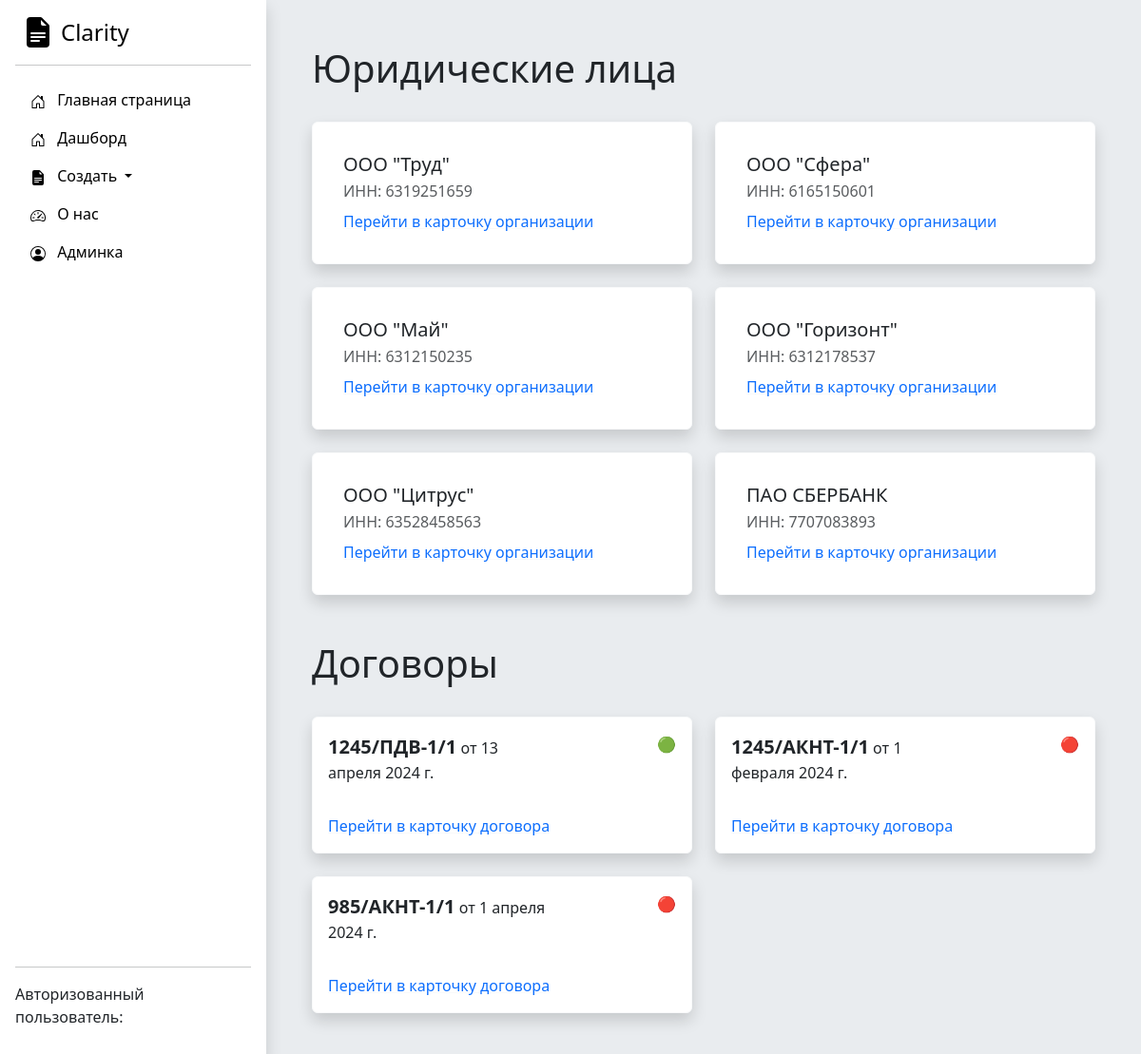
The app's page /, older data.
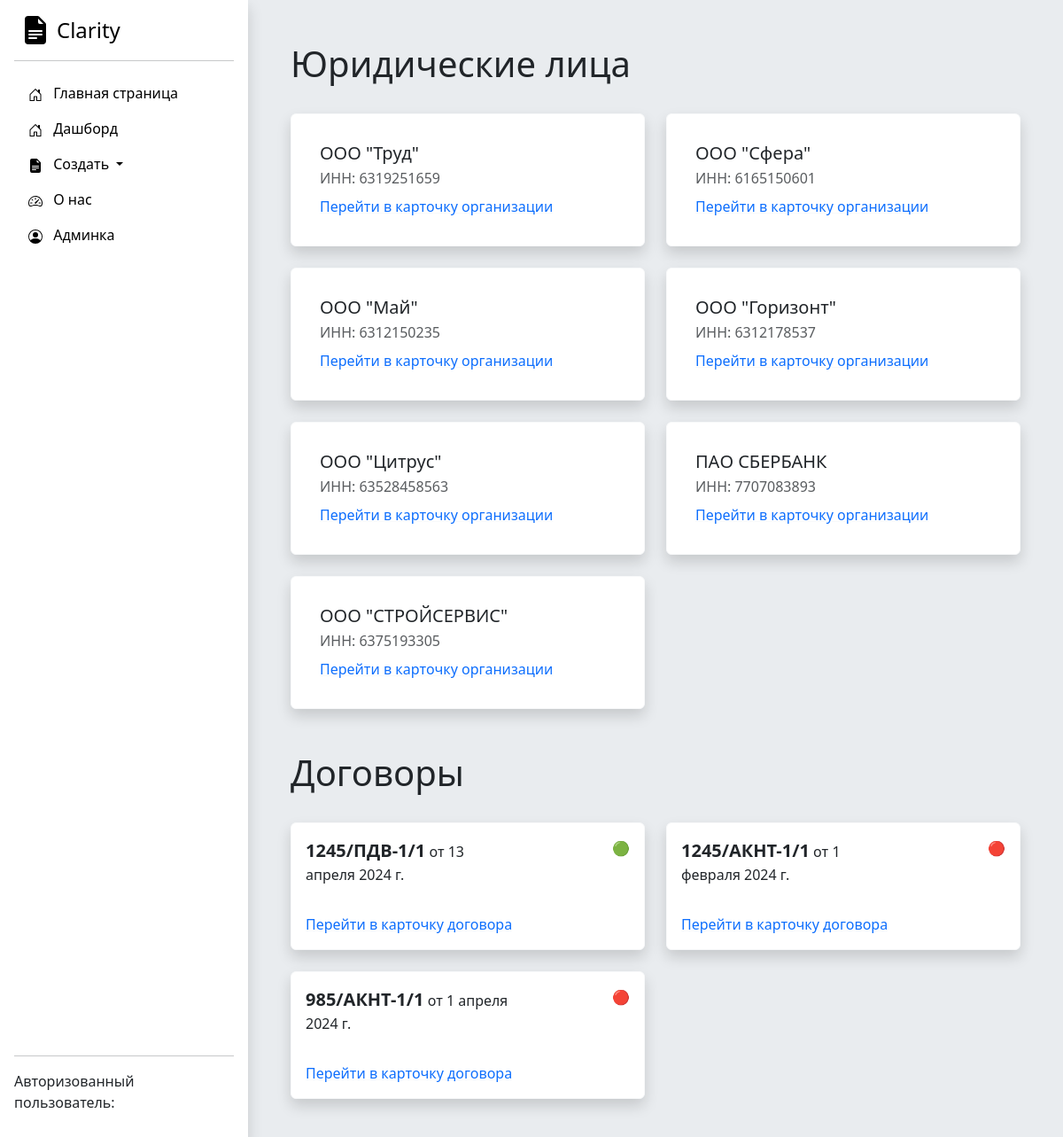
The same page, newer data.
### Accounting/models.py (models this page shows, shortened)
class Organization(models.Model):
    full_name = models.CharField('Полное наименование', max_length=250)
    short_name = models.CharField('Краткое наименование', max_length=250)
    inn = models.IntegerField('ИНН')
    kpp = models.IntegerField('КПП')
    ur_adres = models.TextField('Юридический адрес')
    management_full_name = models.CharField('Управляющее лицо', max_length=250)
    management_post = models.CharField('Должность управляющего лица', max_length=250)
    class Meta:
        verbose_name = "Юридическое лицо"
        verbose_name_plural = "Юридические лица"

class Dogovor(models.Model):
    nomer_dogovora = models.CharField('Номер договора', max_length=250)
    date_of_signing = models.DateField('Дата начала действия договора')
    web_site = models.CharField('Веб сайт', max_length=250)
    contract_completed = models.BooleanField('Активный договор')
    basic_price = models.IntegerField('Цена догвора')
    service_type = models.ForeignKey(Service_type, on_delete=models.DO_NOTHING)
    organization = models.ForeignKey(Organization, on_delete=models.CASCADE)
    class Meta:
        verbose_name = "Договор"
        verbose_name_plural = "Договоры"

### Accounting/views.py (the view)
# urls.py: path('', views.index, name='home'),
def index(request):
    organization_list = Organization.objects.all()
    dogovor_list = Dogovor.objects.all()
    service_list = Service.objects.all()
    content = {
        'title': 'Главная страница сайта',
        'organization_list': organization_list,
        'dogovor_list': dogovor_list,
        'service_list': service_list
    }
    return render(request, 'Accounting/index.html', content)

### DAM/templates/Accounting/index.html (shortened to what this page needs)
{% extends 'Accounting/base.html' %}
{% block content %}
<h1>Юридические лица</h1>
<div class="row row-cols-1 row-cols-md-2 g-4">
{% for el in organization_list %}
      <div class="col">
 <div class="card border-light shadow p-3 bg-body rounded">
<div class="card-body">
    <h5 class="card-title">{{ el.short_name }}</h5>
    <p class="card-subtitle mb-2 text-body-secondary">ИНН: {{ el.inn }}</p>
    <a class="link-underline-light" href="/organization/{{ el.id }}"> Перейти в карточку организации </a>
</div>
     </div>
          </div>
{% endfor %}
     </div>
<h1>Договоры</h1>
<div class="row row-cols-1 row-cols-md-2 g-4">
{% for el in dogovor_list %}
<div class="col">
                <div class="card border-light shadow bg-body rounded">
                    <div class="pt-3 ps-3 pe-3 row">
                        <p class="col-8"><span class="fs-5 fw-bold">{{ el.nomer_dogovora }}</span> от {{ el.date_of_signing }}</p>
                        <p class="col-4 text-end">
                            {% if el.contract_completed is True %}
                            🟢
                            {% else %}
                            🔴
                            {% endif %}
                        </p>
                    </div>
                    <div class="card-body">
                        <a class="link-underline-light" href="/dogovor/{{ el.id }}"> Перейти в карточку договора </a>
                    </div>
                </div>
            </div>
{% endfor %}
</div>
{% endblock %}

Row changes from the older to the newer data that the page shows:
added Organization: short_name "ООО \"СТРОЙСЕРВИС\"", inn "6375193305"
